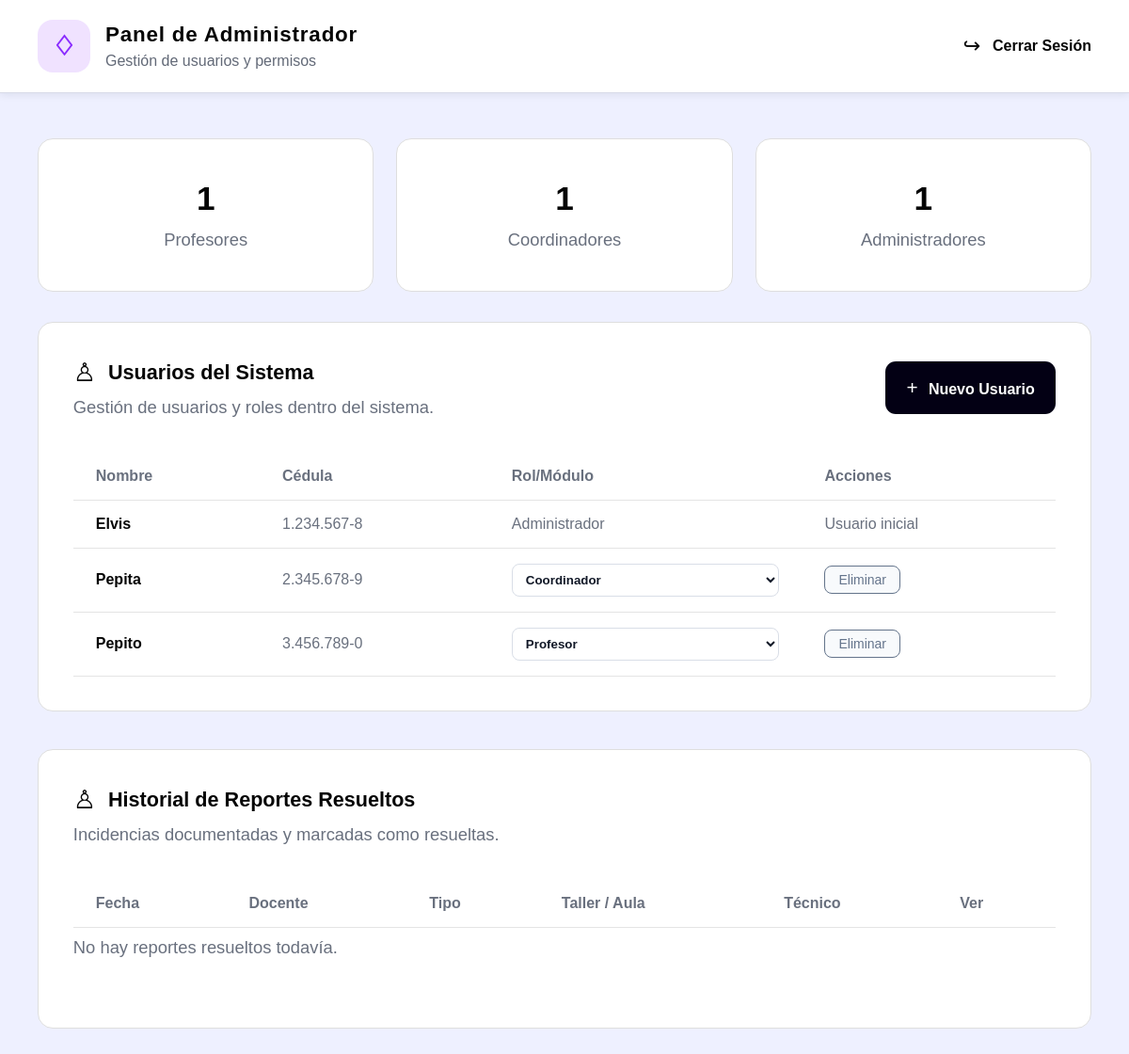
/index.php?ruta=panel-administrador (signed in), run on the app's committed database.
### tables this page shows
CREATE TABLE IF NOT EXISTS usuarios (
    id INT UNSIGNED AUTO_INCREMENT PRIMARY KEY,
    nombre VARCHAR(100) NOT NULL,
    cedula VARCHAR(8) NOT NULL UNIQUE,
    contrasena_hash VARCHAR(255) NOT NULL,
    rol ENUM('administrador', 'coordinador', 'profesor') NOT NULL,
    activo TINYINT(1) NOT NULL DEFAULT 1,
    es_inicial TINYINT(1) NOT NULL DEFAULT 0,
    creado_en TIMESTAMP NOT NULL DEFAULT CURRENT_TIMESTAMP,
    actualizado_en TIMESTAMP NOT NULL DEFAULT CURRENT_TIMESTAMP ON UPDATE CURRENT_TIMESTAMP,
    INDEX idx_usuarios_rol (rol),
    INDEX idx_usuarios_activo (activo)
);

### app/controlador/mostrarPanelAdministrador.php (called while the page is built, shortened)
<?php
require_once __DIR__ . '/../modelo/UsuarioModelo.php';
require_once __DIR__ . '/../utilidades/cedula.php';
require_once __DIR__ . '/../utilidades/sesion.php';
$usuarios = [];
$reportesResueltos = [];
$cantidades = ['profesor' => 0, 'coordinador' => 0, 'administrador' => 0];
try {
    $modelo = new UsuarioModelo();
    $incidenciaModelo = new ReporteIncidenciaModelo();
    $usuarios = $modelo->obtenerTodos();
    $cantidades = $modelo->contarPorRol();
    $reportesResueltos = $incidenciaModelo->obtenerResueltas();
} catch (PDOException $error) {
    error_log('Error al cargar el panel: ' . $error->getMessage());
    $errorBaseDeDatos = 'No se pudo conectar con la base de datos. Verifique MySQL y el archivo SQL.';
}
require __DIR__ . '/../vista/administrador/panel-administrador.php';

### app/config/Conexion.php (called while the page is built, shortened)
<?php
final class Conexion
{
    private static ?PDO $conexion = null;
    public static function obtener(): PDO
    {
        if (self::$conexion instanceof PDO) {
            return self::$conexion;
        }
        $host = getenv('DB_HOST') ?: '127.0.0.1';
        $puerto = getenv('DB_PORT') ?: '3306';
        $baseDeDatos = getenv('DB_NAME') ?: 'ipsum_reportes';
        $usuario = getenv('DB_USER') ?: 'root';
        $contrasena = getenv('DB_PASSWORD') ?: '';
        $dsn = "mysql:host={$host};port={$puerto};dbname={$baseDeDatos};charset=utf8mb4";
        self::$conexion = new PDO($dsn, $usuario, $contrasena, [
            PDO::ATTR_ERRMODE => PDO::ERRMODE_EXCEPTION,
            PDO::ATTR_DEFAULT_FETCH_MODE => PDO::FETCH_ASSOC,
            PDO::ATTR_EMULATE_PREPARES => false,
        ]);
        return self::$conexion;
    }
}

### app/modelo/UsuarioModelo.php (called while the page is built, shortened)
<?php
require_once __DIR__ . '/../config/Conexion.php';
final class UsuarioModelo
{
    private PDO $conexion;
    public function __construct()
    {
        $this->conexion = Conexion::obtener();
    }
    public function obtenerTodos(): array
    {
        $consulta = $this->conexion->query(
            'SELECT id, nombre, cedula, rol, activo, es_inicial
             FROM usuarios
             ORDER BY es_inicial DESC, nombre ASC'
        );
        return $consulta->fetchAll();
    }
    public function contarPorRol(): array
    {
        $cantidades = [
            'profesor' => 0,
            'coordinador' => 0,
            'administrador' => 0,
        ];
        $consulta = $this->conexion->query(
            'SELECT rol, COUNT(*) AS cantidad
             FROM usuarios
             WHERE activo = 1
             GROUP BY rol'
        );
        foreach ($consulta->fetchAll() as $fila) {
            $rol = (string) $fila['rol'];
            if (array_key_exists($rol, $cantidades)) {
                $cantidades[$rol] = (int) $fila['cantidad'];
            }
        }
        return $cantidades;
    }
}

### app/utilidades/sesion.php (called while the page is built, shortened)
<?php
function escapar(string $valor): string
{
    return htmlspecialchars($valor, ENT_QUOTES | ENT_SUBSTITUTE, 'UTF-8');
}

### app/utilidades/cedula.php (called while the page is built, shortened)
<?php
function normalizarCedula(string $cedula): string
{
    return preg_replace('/\D+/', '', $cedula) ?? '';
}
function formatearCedula(string $cedula): string
{
    $cedulaNormalizada = normalizarCedula($cedula);
    if (strlen($cedulaNormalizada) === 8) {
        return sprintf(
            '%s.%s.%s-%s',
            substr($cedulaNormalizada, 0, 1),
            substr($cedulaNormalizada, 1, 3),
            substr($cedulaNormalizada, 4, 3),
            substr($cedulaNormalizada, 7, 1)
        );
    }
    return $cedula;
}
function nombreVisibleRol(string $rol): string
{
    return match ($rol) {
        'administrador' => 'Administrador',
        'coordinador' => 'Coordinador',
        default => 'Profesor',
    };
}

### app/vista/administrador/panel-administrador.php (the view, shortened to what this page needs)
<!DOCTYPE html>
<html lang="es">
<head>
    <link rel="stylesheet" href="assets/css/panel-administrador.css">
</head>
<body class="admin-page">
    <header class="admin-header">
        <section class="admin-header__brand" id="encabezado-administrador">
            <h1 class="admin-header__title">Panel de Administrador</h1>
            <p class="admin-header__subtitle">Gestión de usuarios y permisos</p>
        </section>
        <nav class="admin-header__nav" id="navegacion-administrador">
            <a class="admin-header__logout" id="cerrar-sesion" href="index.php?ruta=cerrar-sesion">Cerrar Sesión</a>
        </nav>
    </header>
    <main class="admin-main" id="contenido-principal">
        <section class="admin-stats" id="indicadores">
            <article class="admin-stats__card">
                <h3 class="admin-stats__name">Profesores</h3>
                <p class="admin-stats__number"><?= $cantidades['profesor'] ?></p>
            </article>
            <article class="admin-stats__card">
                <h3 class="admin-stats__name">Coordinadores</h3>
                <p class="admin-stats__number"><?= $cantidades['coordinador'] ?></p>
            </article>
            <article class="admin-stats__card">
                <h3 class="admin-stats__name">Administradores</h3>
                <p class="admin-stats__number"><?= $cantidades['administrador'] ?></p>
            </article>
        </section>
        <section class="admin-users" id="usuarios-del-sistema">
            <h2 class="admin-users__title">Usuarios del Sistema</h2>
            <p class="admin-users__description">Gestión de usuarios y roles dentro del sistema.</p>
            <button class="admin-users__button" id="boton-nuevo-usuario" type="button">Nuevo Usuario</button>
            <table class="admin-users__table" id="tabla-usuarios">
                <thead class="admin-users__thead">
                    <tr class="admin-users__row">
                        <th class="admin-users__header">Nombre</th>
                        <th class="admin-users__header">Cédula</th>
                        <th class="admin-users__header">Rol/Módulo</th>
                        <th class="admin-users__header">Acciones</th>
                    </tr>
                </thead>
                <tbody class="admin-users__tbody">
                    <?php foreach ($usuarios as $usuarioListado): ?>
                        <tr class="admin-users__row">
                            <td class="admin-users__cell admin-users__cell--name">
                                <?= escapar((string) $usuarioListado['nombre']) ?>
                            </td>
                            <td class="admin-users__cell">
                                <?= escapar(formatearCedula((string) $usuarioListado['cedula'])) ?>
                            </td>
                            <td class="admin-users__cell">
                                <?php if ((int) $usuarioListado['es_inicial'] === 1): ?>
                                    <?= escapar(nombreVisibleRol((string) $usuarioListado['rol'])) ?>
                                <?php else: ?>
                                    <form action="index.php?ruta=cambiar-rol-usuario" method="post">
                                        <select class="admin-users__select" name="rol" onchange="this.form.submit()">
                                            <?php foreach (['administrador', 'coordinador', 'profesor'] as $rol): ?>
                                                <option value="<?= escapar($rol) ?>"
                                                    <?= $usuarioListado['rol'] === $rol ? 'selected' : '' ?>>
                                                    <?= escapar(nombreVisibleRol($rol)) ?>
                                                </option>
                                            <?php endforeach; ?>
                                        </select>
                                    </form>
                                <?php endif; ?>
                            </td>
                            <td class="admin-users__cell">
                                <?php if ((int) $usuarioListado['es_inicial'] === 1): ?>
                                    Usuario inicial
                                <?php else: ?>
                                    <form action="index.php?ruta=eliminar-usuario" method="post"
                                        onsubmit="return confirm('¿Seguro que querés eliminar este usuario?')">
                                        <button class="admin-users__action-button" type="submit">Eliminar</button>
                                    </form>
                                <?php endif; ?>
                            </td>
                        </tr>
                    <?php endforeach; ?>
                </tbody>
            </table>
        </section>
        <section class="admin-users admin-users--resolved" id="historial-reportes-resueltos">
            <h2 class="admin-users__title">Historial de Reportes Resueltos</h2>
            <p class="admin-users__description">Incidencias documentadas y marcadas como resueltas.</p>
            <table class="admin-users__table" id="tabla-reportes-resueltos">
                <thead class="admin-users__thead">
                    <tr class="admin-users__row">
                        <th class="admin-users__header">Fecha</th>
                        <th class="admin-users__header">Docente</th>
                        <th class="admin-users__header">Tipo</th>
                        <th class="admin-users__header">Taller / Aula</th>
                        <th class="admin-users__header">Técnico</th>
                        <th class="admin-users__header">Ver</th>
                    </tr>
                </thead>
            </table>
            <?php if (empty($reportesResueltos)): ?>
                <p class="admin-users__description" id="mensaje-reportes-resueltos">
                    No hay reportes resueltos todavía.
                </p>
            <?php endif; ?>
    </main>
</body>
</html>

### public/index.php (shortened to what this page needs)
<?php
require_once __DIR__ . '/../app/utilidades/sesion.php';
$ruta = (string) ($_GET['ruta'] ?? 'inicio');
switch ($ruta) {
    case 'panel-administrador':
        require __DIR__ . '/../app/controlador/mostrarPanelAdministrador.php';
        break;
}

### data on the page
usuarios: nombre "Elvis", cedula "1.234.567-8", rol "Administrador", es_inicial "Usuario inicial"
usuarios: nombre "Pepita", cedula "2.345.678-9"
usuarios: nombre "Pepito", cedula "3.456.789-0"

### other printed values
$cantidades['profesor'] "1"
$cantidades['coordinador'] "1"
$cantidades['administrador'] "1"
form field rol "Coordinador"
form field rol "Profesor"
